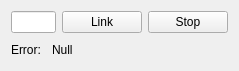
<?xml version="1.0" encoding="UTF-8"?>
<ui version="4.0">
 <class>uiLinkShipWidget</class>
 <widget class="QWidget" name="uiLinkShipWidget">
  <property name="geometry">
   <rect>
    <x>0</x>
    <y>0</y>
    <width>239</width>
    <height>71</height>
   </rect>
  </property>
  <property name="windowTitle">
   <string>uiLinkShipWidget</string>
  </property>
  <layout class="QHBoxLayout" name="horizontalLayout_2">
   <item>
    <layout class="QVBoxLayout" name="verticalLayout" stretch="4,0">
     <item>
      <layout class="QHBoxLayout" name="horizontalLayout">
       <item>
        <widget class="QLineEdit" name="lineEdit_ShipID"/>
       </item>
       <item>
        <widget class="QPushButton" name="pushButton_Link">
         <property name="text">
          <string>Link</string>
         </property>
        </widget>
       </item>
       <item>
        <widget class="QPushButton" name="pushButton_Stop">
         <property name="text">
          <string>Stop</string>
         </property>
        </widget>
       </item>
      </layout>
     </item>
     <item>
      <layout class="QHBoxLayout" name="horizontalLayout_4" stretch="1,5">
       <item>
        <widget class="QLabel" name="label_ErrorTitle">
         <property name="text">
          <string>Error:</string>
         </property>
        </widget>
       </item>
       <item>
        <widget class="QLabel" name="label_Error">
         <property name="text">
          <string>Null</string>
         </property>
        </widget>
       </item>
      </layout>
     </item>
    </layout>
   </item>
  </layout>
 </widget>
 <resources/>
 <connections/>
</ui>
